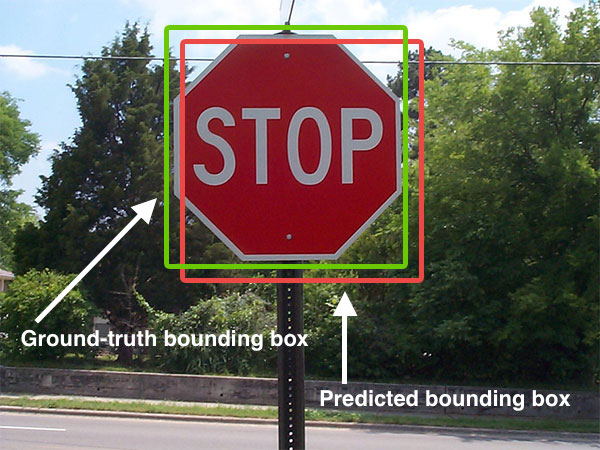
//> input picture clang_sample/img1.jpg, 600 x 450 px
$ ./003 ../../clang_sample/img1.jpg   (built with g++ and OpenCV 4)
//> lines starting //> are read from the running program, lines starting //| are printed output that depends on the picture; after the words box and inside, x2 and y2 are one past the last pixel; in counts of white or black regions, pixels touching at a corner belong together
#include <cv.h>
#include <highgui.h>
//003:コーナーの検出 cvGoodFeaturesToTrack, cvFindCornerSubPix
//g++ `pkg-config --cflags opencv` `pkg-config --libs opencv` 003.cpp -o 003

int
main (int argc, char **argv)
{
  int i, corner_count = 150;
  IplImage *dst_img1, *dst_img2, *src_img_gray;
  IplImage *eig_img, *temp_img;
  CvPoint2D32f *corners;

  if (argc != 2 || (dst_img1 = cvLoadImage (argv[1], CV_LOAD_IMAGE_ANYCOLOR | CV_LOAD_IMAGE_ANYDEPTH)) == 0)
    return -1;
//> dst_img1 is the input picture: 450 rows x 600 cols, CV_8UC3; mean B, G, R 86.9, 96.3, 104.1

  dst_img2 = cvCloneImage (dst_img1);
  src_img_gray = cvLoadImage (argv[1], CV_LOAD_IMAGE_GRAYSCALE);
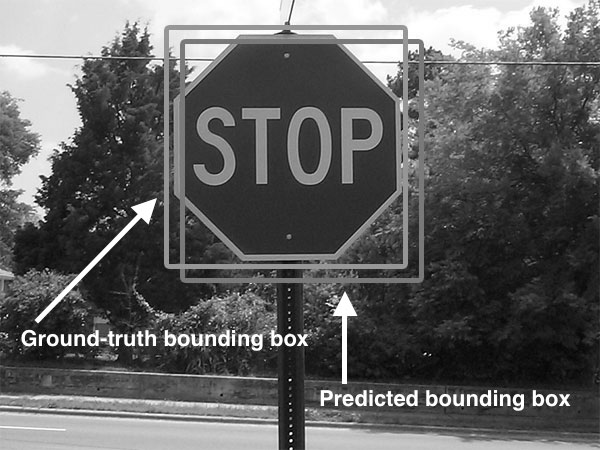
//> src_img_gray: 450 rows x 600 cols, CV_8UC1; min 0, max 255, mean 97.6
  eig_img = cvCreateImage (cvGetSize (src_img_gray), IPL_DEPTH_32F, 1);
  temp_img = cvCreateImage (cvGetSize (src_img_gray), IPL_DEPTH_32F, 1);
  corners = (CvPoint2D32f *) cvAlloc (corner_count * sizeof (CvPoint2D32f));

  // (1)cvCornerMinEigenValを利用したコーナー検出
  cvGoodFeaturesToTrack (src_img_gray, eig_img, temp_img, corners, &corner_count, 0.1, 15);
  cvFindCornerSubPix (src_img_gray, corners, corner_count,
                      cvSize (3, 3), cvSize (-1, -1), cvTermCriteria (CV_TERMCRIT_ITER | CV_TERMCRIT_EPS, 20, 0.03));
  // (2)コーナーの描画
  for (i = 0; i < corner_count; i++)
    cvCircle (dst_img1, cvPointFrom32f (corners[i]), 3, CV_RGB (255, 0, 0), 2);
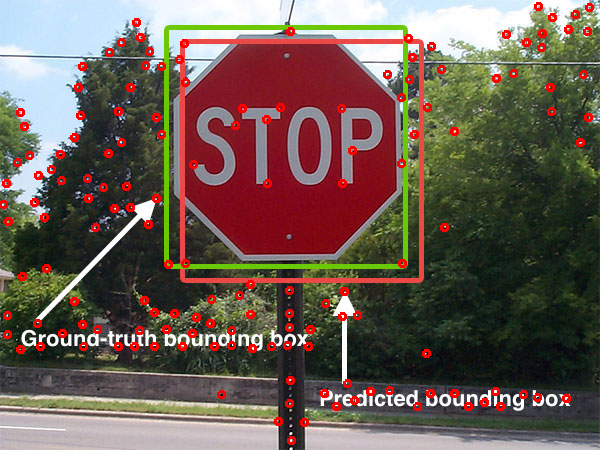
//> dst_img1: 450 rows x 600 cols, CV_8UC3; 3.28% of pixels changed, all inside (x1, y1, x2, y2) = (0, 2, 594, 445)

  // (3)cvCornerHarrisを利用したコーナー検出
  corner_count = 150;
  cvGoodFeaturesToTrack (src_img_gray, eig_img, temp_img, corners, &corner_count, 0.1, 15, NULL, 3, 1, 0.01);
//> corner_count = 94
  cvFindCornerSubPix (src_img_gray, corners, corner_count,
                      cvSize (3, 3), cvSize (-1, -1), cvTermCriteria (CV_TERMCRIT_ITER | CV_TERMCRIT_EPS, 20, 0.03));
  // (4)コーナーの描画
  for (i = 0; i < corner_count; i++)
    cvCircle (dst_img2, cvPointFrom32f (corners[i]), 3, CV_RGB (0, 0, 255), 2);
//> this loop made 94 passes
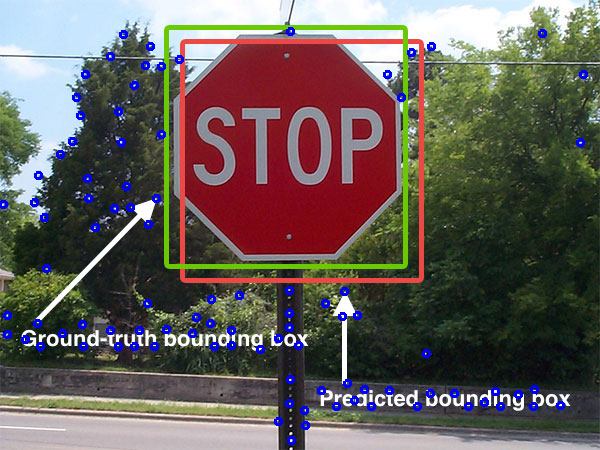
//> dst_img2: 450 rows x 600 cols, CV_8UC3; 2.05% of pixels changed, all inside (x1, y1, x2, y2) = (0, 27, 588, 445)

  // (5)画像の表示
  cvNamedWindow ("EigenVal", CV_WINDOW_AUTOSIZE);
  cvShowImage ("EigenVal", dst_img1);
  cvNamedWindow ("Harris", CV_WINDOW_AUTOSIZE);
  cvShowImage ("Harris", dst_img2);
  cvWaitKey (0);

  cvDestroyWindow ("EigenVal");
  cvDestroyWindow ("Harris");
  cvReleaseImage (&dst_img1);
  cvReleaseImage (&dst_img2);
  cvReleaseImage (&eig_img);
  cvReleaseImage (&temp_img);
  cvReleaseImage (&src_img_gray);

  return 0;
}
